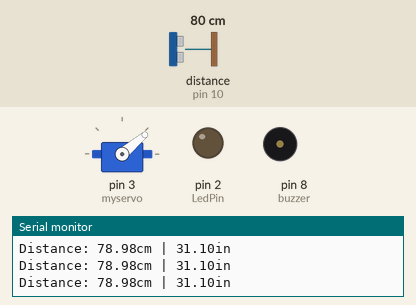
Bench run of a sketch on a simulated Arduino Uno, built with avr-gcc and run on an emulated ATmega328P. On the bench: servo, output pins drawn as LEDs (lit = HIGH), buzzer (waves = sounding), the last lines printed to the serial monitor. Wiring (inferred from the names in the program): ultrasonic range finder: trigger pin 9; echo pin 10. Dashed ring = blinking. Inputs (shaded band) come from the test bench; at power-on: distance to the obstacle (sensor on pin 10) 80 cm. The echo pulse lasts 58.3 µs per cm; pins used as bus, display or sensor lines are not drawn.

Above: at 1.2 s.
1.3 s: distance to the obstacle (sensor on pin 10) set to 32 cm
At 2.1 s:
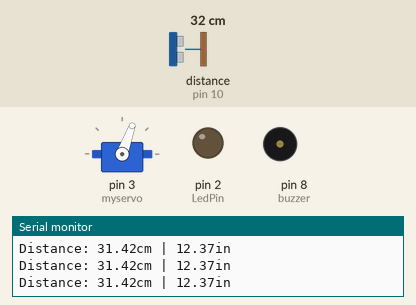
4.3 s: distance to the obstacle (sensor on pin 10) set to 27 cm
At 5.69 s:
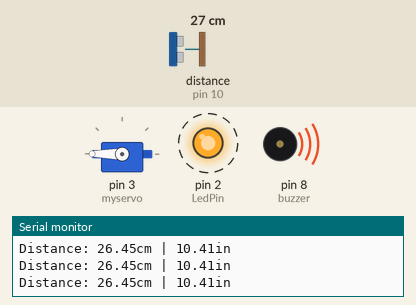
7.3 s: distance to the obstacle (sensor on pin 10) set to 4 cm
10.3 s: distance to the obstacle (sensor on pin 10) set to 9 cm
13.3 s: distance to the obstacle (sensor on pin 10) set to 299 cm
At 14.1 s:
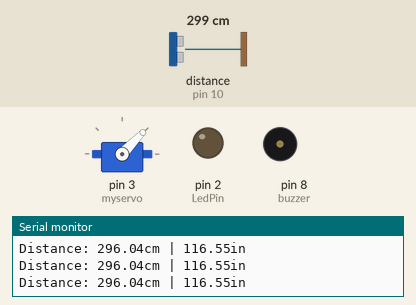
16.3 s: distance to the obstacle (sensor on pin 10) set to 2 cm
At 18.83 s:
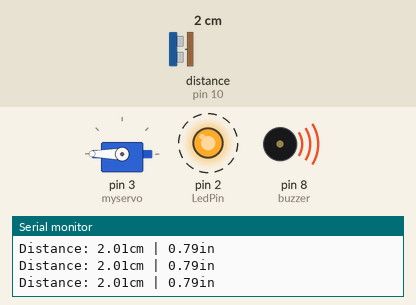
Timing chart, 0 to 20.3 s (numbered marks = the images above; inputs shaded):
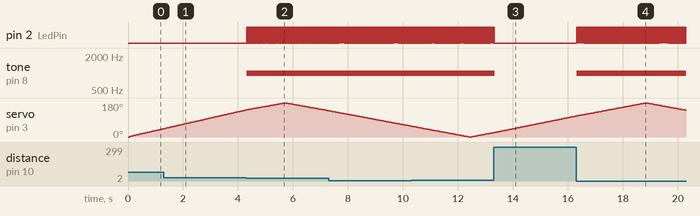

The sketch:

Arduino_Project_UltraSonicSensor_ServoMotor_Buzzer_LED.ino
```cpp
#include <Servo.h>
Servo myservo;

const int trigPin = 9;
const int echoPin = 10;
int buzzer = 8;
int pos = 0;
int LedPin = 2;
float timing = 0.0;
float distance = 0.0;

void setup() {
  myservo.attach(3);
  pinMode(trigPin, OUTPUT);
  pinMode(LedPin, OUTPUT);
  pinMode(echoPin, INPUT);
  pinMode(buzzer,OUTPUT);
  Serial.begin(9600);
}


void distanceSensor(){
  digitalWrite(trigPin, LOW);
  delayMicroseconds(2);
  digitalWrite(trigPin, HIGH);
  delayMicroseconds(10);
  digitalWrite(trigPin, LOW);

  timing = pulseIn(echoPin, HIGH);
  distance = (timing * 0.034) / 2;

  if (distance <=30){
    tone(buzzer, 1000);
    digitalWrite(LedPin,HIGH);
    delay(20);
    digitalWrite(LedPin,LOW);

  }
  else{
    noTone(buzzer);       // stop sound

  }
  Serial.print("Distance: ");
  Serial.print(distance);
  Serial.print("cm | ");
  Serial.print(distance / 2.54);
  Serial.println("in");


}
void loop() {

   for (pos = 0; pos <= 180; pos += 1) { // goes from 0 degrees to 180 degrees
    // in steps of 1 degree
    myservo.write(pos);              // tell servo to go to position in variable 'pos'
    delay(15);
    distanceSensor();                     // waits 15ms for the servo to reach the position
  }
  for (pos = 180; pos >= 0; pos -= 1) { // goes from 180 degrees to 0 degrees
    myservo.write(pos);              // tell servo to go to position in variable 'pos'
    delay(15);
    distanceSensor();                     // waits 15ms for the servo to reach the position
  }


}
```

Measured:
- the behaviour switches between 31 and 30 cm on distance to the obstacle (sensor on pin 10) (found by bisection; images 1 and 2)
- after the input at 4.3 s, pin 2 (LedPin): alternates HIGH for 0.02 s and LOW for 0.02 s, starting at once; tone on pin 8 (buzzer): silent → 1000 Hz at once
- after the input at 13.3 s, pin 2 (LedPin): goes on until 13.3 s, then stays LOW; tone on pin 8 (buzzer): 1000 Hz → silent after 0.05 s
- after the input at 16.3 s, pin 2 (LedPin): alternates HIGH for 0.02 s and LOW for 0.02 s, starting at once; tone on pin 8 (buzzer): silent → 1000 Hz at once
- by itself, servo on pin 3 (myservo): rises from 111° to 180° in 2.5 s, then falls to 141° in 1.5 s
